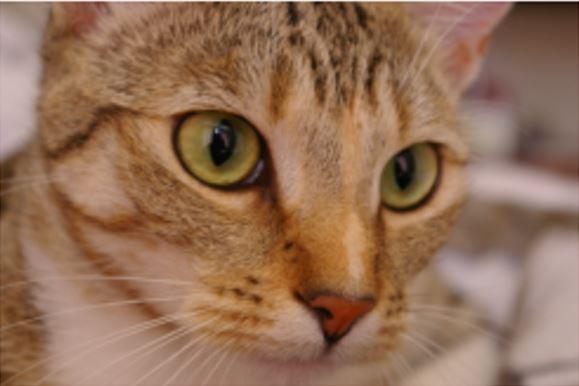
%> input picture TGM_WS_MATLAB/HW1/Histogram/HW1_HistogramSourceImage.jpg, 579 x 386 px
$ octave Histogram_matching.m   (GNU Octave 9; MATLAB toolbox functions it lacks are replaced by stand-ins)
%> lines starting %> are read from the running program, lines starting %| are printed output that depends on the picture
%%%%%%%%%%%
A = imread('HW1_HistogramSourceImage.jpg');
%> A is the input picture: size 386x579x3 uint8; mean R, G, B 147.4, 111.2, 86.6
Ref = imread('HW1_HistogramRefImage.jpg');
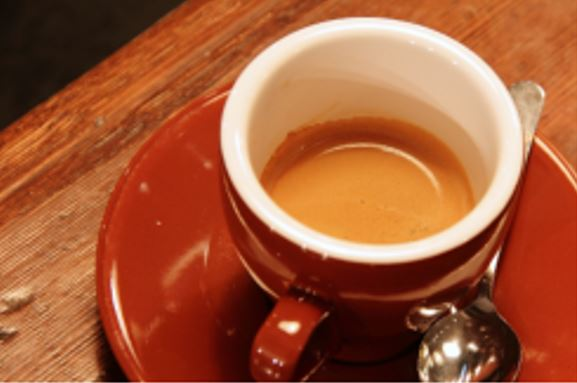
%> input picture TGM_WS_MATLAB/HW1/Histogram/HW1_HistogramRefImage.jpg, 577 x 383 px
%> Ref is the input picture: size 383x577x3 uint8; mean R, G, B 164.4, 88.9, 54.1
B = imhistmatch(A,Ref);
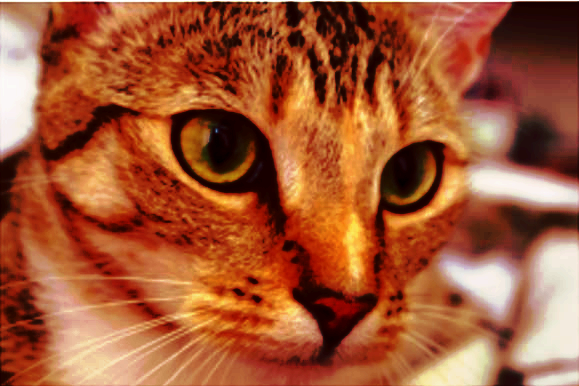
%> B: size 386x579x3 uint8; mean R, G, B 163.5, 87.8, 52.7
imshow(A)
title('Original Image')
imhist(A)
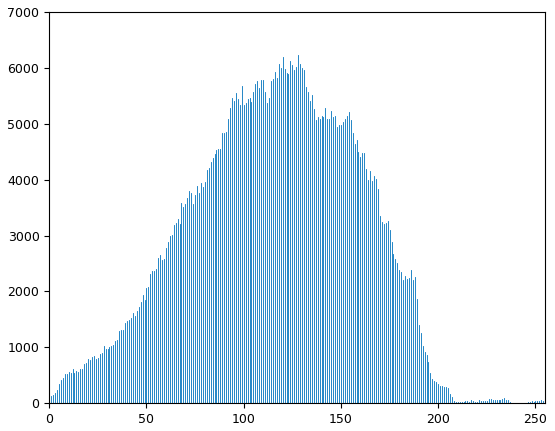
%> figure redrawn from the program's plot data; highest point at x = 128, y = 6226
imshow(Ref)
title('Reference Image')
imhist(Ref)
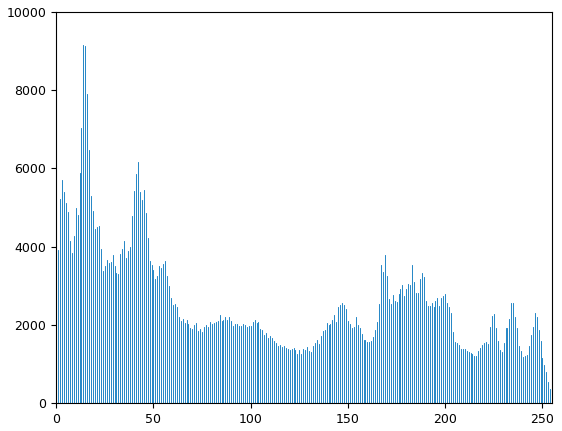
%> figure redrawn from the program's plot data; highest point at x = 14, y = 9152
imshow(B)
title('Output Image')
% imhist(B)
